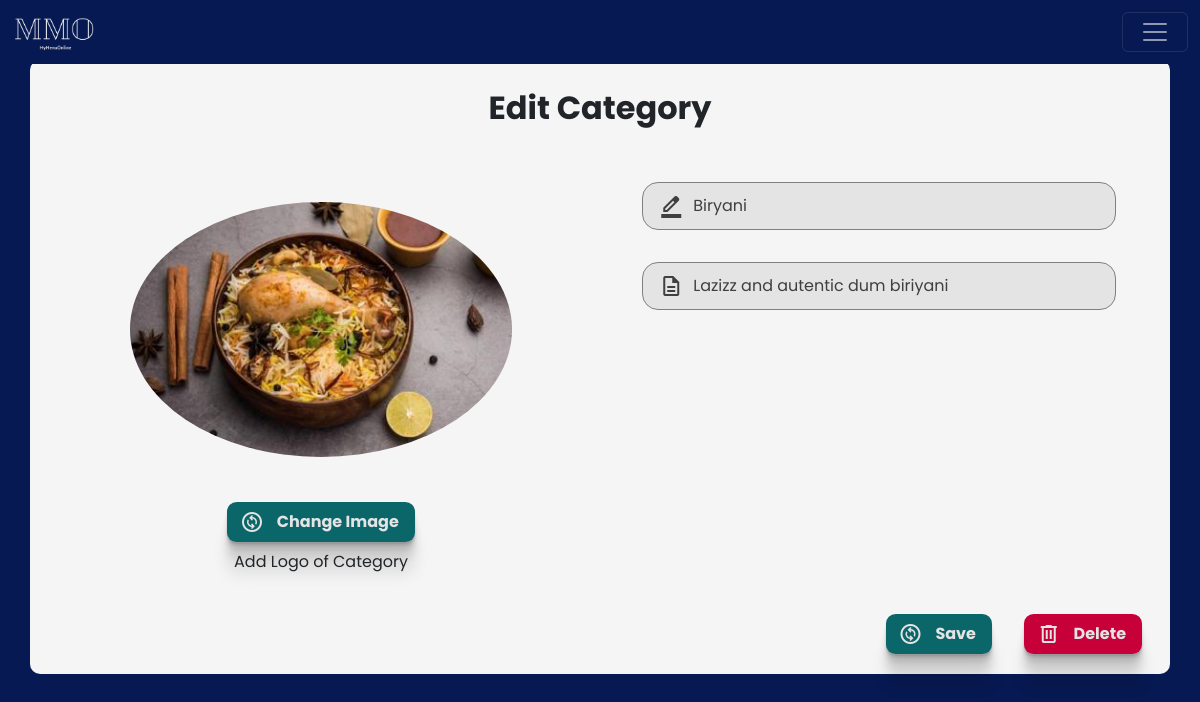
Page /client/category/33/ (signed in) on the earlier database version.
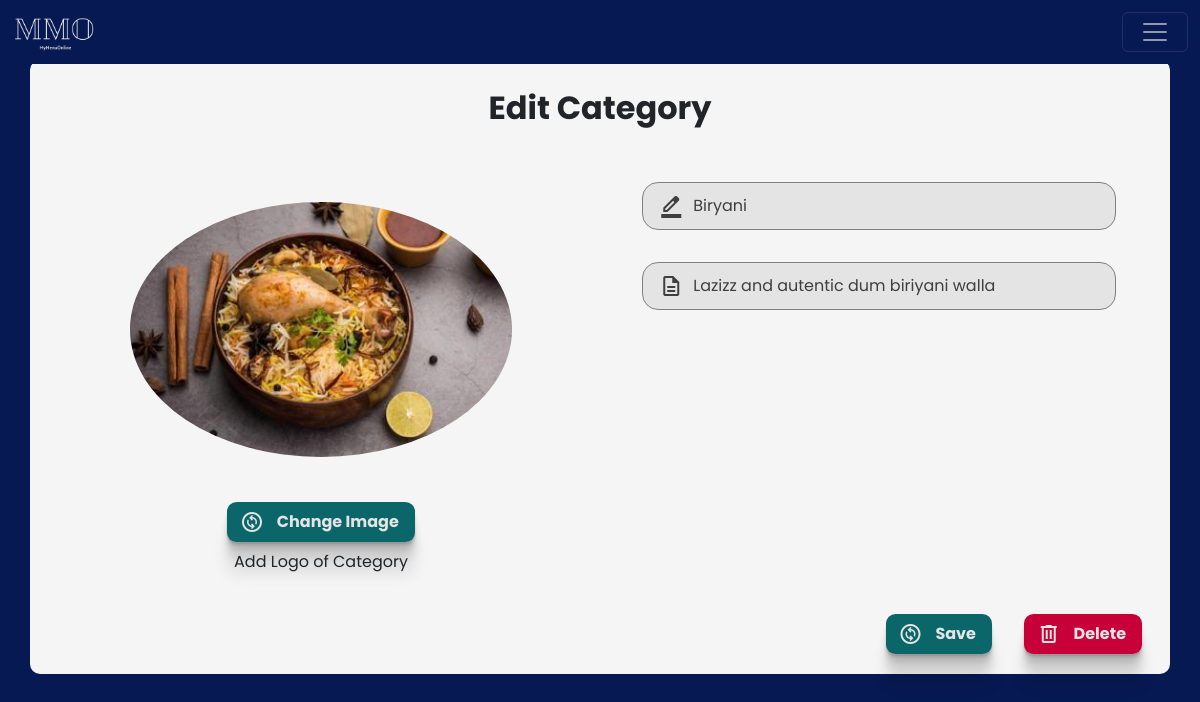
Same page on the later database version.
### client/models.py (models this page shows, shortened)
class Header(models.Model):
    header_text = models.CharField(max_length=100)
    image = models.ImageField(upload_to='images', height_field=None, width_field=None, max_length=None, blank=True, null=True)
    menu = models.ForeignKey(Menu, on_delete=models.CASCADE, related_name='headers')
    description = models.CharField(max_length=50, blank= True, default="")

### client/views.py (the view, shortened to what this page needs)
# urls.py: path('category/<int:id>/', views.categoryEdit, name='category'),
@login_required
@menu_creation
def categoryEdit(request, id):
    header = Header.objects.get(id = id)
    if header.menu.user==request.user:
        return render(request, 'client/categoryEdit.html', {'header': header})
    else:
        return HttpResponse('you are forbidden to visit this page :(')

### client/views.py (called while the page is built)
def menu_creation(view_func, verification_url="/client/menucreation/"):
    @functools.wraps(view_func)
    def wrapper(request, *args, **kwargs):
        if Menu.objects.filter(user=request.user).exists():
            return view_func(request, *args, **kwargs)
        messages.info(request, "create menu first")
        print("create menu first")
        return redirect(verification_url)
    return wrapper

### templates/client/categoryEdit.html (shortened to what this page needs)
{% load static %}
<!DOCTYPE html>
<html lang="en">
  <head>
    <link rel="stylesheet" href="{% static 'css/styleAdmin.css' %}" />
    <link
      href="https://cdn.jsdelivr.net/npm/bootstrap@5.3.1/dist/css/bootstrap.min.css"
      rel="stylesheet"
    />
  </head>
  <body>
    {% include 'client/navBar.html' %}
    <form
    action=""
    method="POST"
    class="container"
    enctype="multipart/form-data"
    >
      <h2>Edit Category</h2>
      <div class="myleftright">
        <div  class="leftBlock">
          <div onclick="open_file1()" class="myImgForEdit">
            {% if header.image %}
            <img src="{{header.image.url}}" alt="">
            {% else %}
            <img src="{% static "images/sadfrog.jpg" %}" alt="">
            {% endif %}
          </div>
          <div onclick="open_file1()" id="" class="buttonBlockEditItem">
            <span class="material-symbols-outlined">change_circle</span>
            <p>Change Image</p>
          </div>
          <p id="fileName">Add Logo of Category</p>
        </div>
        <div class="rightBlock">
          <div class="inputArea">
            <span class="material-symbols-outlined"> border_color </span>
            <input
              type="text"
              placeholder="Category Name"
              name="categoryName"
              value="{{header.header_text}}"required
            />
          </div>
          <div class="inputArea">
            <span class="material-symbols-outlined"> description </span>
            <input
              type="text"
              placeholder="Description"
              name="description"
              size="10"
              value="{{header.description}}"
            />
          </div>
        </div>
      </div>
      <div class="buttonListEdit">
        <button type="submit"  id="saveChangeButton" class="buttonBlockEditItem" name="saveSubmit">
          <span class="material-symbols-outlined">change_circle</span>
          <p>Save</p>
        </button>
        <button onclick="deleteAction()" type="submit" id="deleteButton" class="buttonBlockEditItem" name="deleteSubmit">
          <span class="material-symbols-outlined">delete</span>
          <p>Delete</p>
        </button>
      </div>
    </form>
  </body>
</html>

Differences in the rows shown:
changed Header "Biryani": description "Lazizz and autentic dum biriyani" → "Lazizz and autentic dum biriyani walla"
